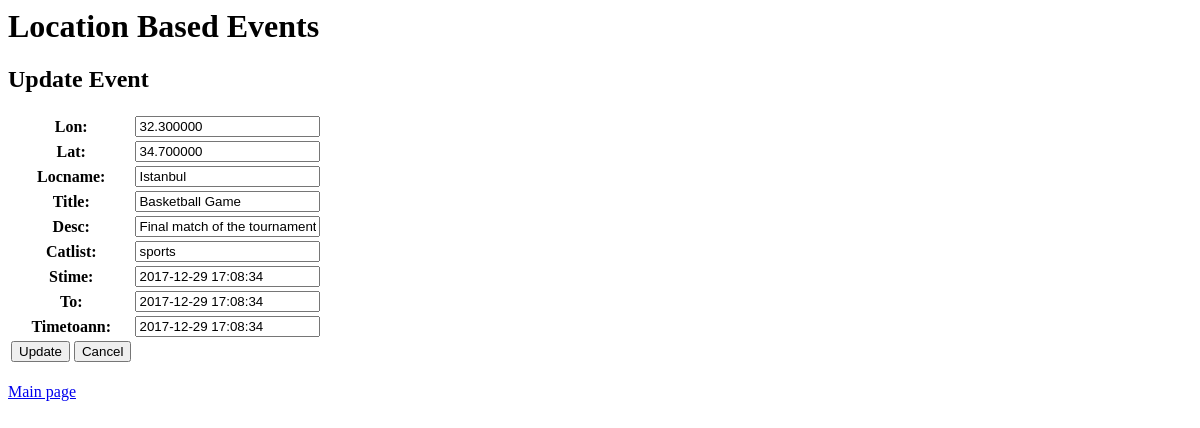
/lbevents/detail/1/1/update (signed in), run on an earlier commit of the app's database.
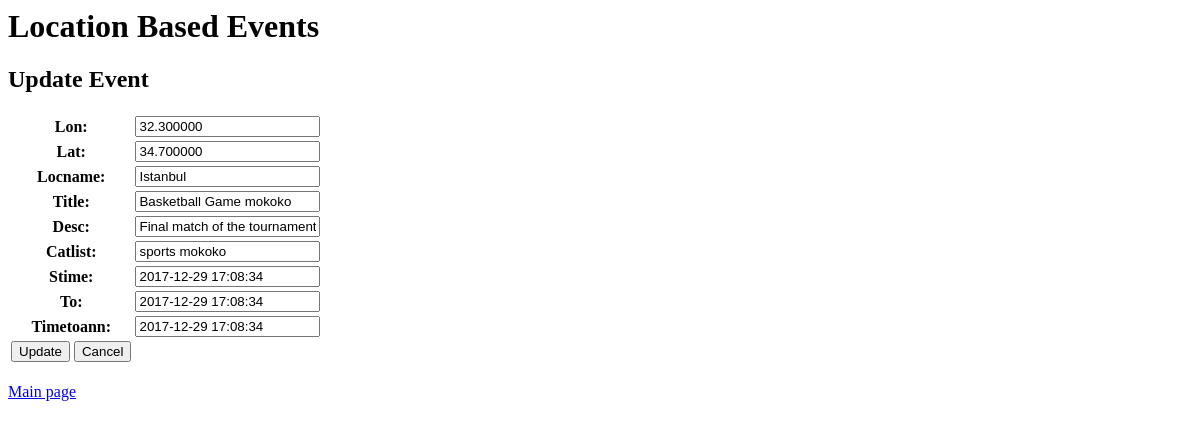
And on a later commit of the database.
### lbevents/models.py (models this page shows, shortened)
class Event(models.Model):
	lon = models.DecimalField(max_digits=9, decimal_places=6, validators=[validate_lon])
	lat = models.DecimalField(max_digits=9, decimal_places=6, validators=[validate_lat])
	locname = models.CharField(max_length=256)
	title = models.CharField(max_length=256)
	desc = models.CharField(max_length=256)
	catlist = models.CharField(max_length=256) # catlist is not a list but a string
	stime = models.DateTimeField()
	to = models.DateTimeField()
	timetoann = models.DateTimeField()
	Map = models.ForeignKey(EventMap, on_delete=models.CASCADE)

### lbevents/views.py (the view)
# urls.py: path('detail/<int:mapid>/<int:eid>/update', views.evupdate, name='evupdate'),
def evupdate(request, mapid = None, eid = None):
	is_attached = check_if_attached(request.session, mapid)
	if not is_attached:
		messages.info(request, 'Please attach to the map the event belongs to.')
		return redirect(detail, mapid=mapid)
	ev = get_object_or_404(Event, pk=eid)
	try:
		if request.POST['submit'] == 'Update': # form submitted
			form = AddUpdateEventForm(request.POST)
			if form.is_valid():
				ev.lon = form.cleaned_data['lon']
				ev.lat = form.cleaned_data['lat']
				ev.locname = form.cleaned_data['locname']
				ev.title = form.cleaned_data['title']
				ev.desc = form.cleaned_data['desc']
				ev.catlist = form.cleaned_data['catlist']
				ev.stime = form.cleaned_data['stime']
				ev.to = form.cleaned_data['to']
				ev.timetoann = form.cleaned_data['timetoann']
				try:
					_datevalidator(ev.stime, ev.to, ev.timetoann)
				except ValueError as e:
					messages.error(request, "Error, " + str(e))
					return render(request, 'eventupdate.html', {'mapid':mapid, 'form':form, 'eid':eid})
				with transaction.atomic():
					ev.save()
				messages.info(request, 'Successfully updated event {}.'.format(ev.title))
				return redirect(detail, mapid=mapid) # to map
			else:
				return render(request, 'eventupdate.html', {'mapid':mapid, 'form':form, 'eid':eid})
		elif request.POST['submit'] == 'Cancel':
			return redirect(detail, mapid=mapid) # to map
		else:
			return render(request, 'error.html', {'message':'Invalid request'})
	except KeyError: # Form not submitted yet, show it
		form = AddUpdateEventForm(instance=ev)
		return render(request, 'eventupdate.html', {'form':form, 'mapid':mapid, 'eid':eid})

### lbevents/forms.py
class AddUpdateEventForm(ModelForm):
    class Meta:
        model = Event
        fields = ['lon', 'lat', 'locname', 'title', 'desc', 'catlist', 'stime', 'to', 'timetoann']

### lbevents/views.py (called while the page is built)
def check_if_attached(session, mapid):
	try:
		is_attached = session['attached_id'] == mapid
		return is_attached
	except KeyError:
		return False

### lbevents/templates/eventupdate.html (shortened to what this page needs)
{% extends "base.html" %}
{% block "body" %}
<h2> Update Event </h2>
<table>
    <form action="{% url 'evupdate' mapid eid %}" method=POST>
    {{ form.as_table }}
    <td><input type="submit" name="submit" value="Update"/>
    <input type="submit" name="submit" value="Cancel"/></td>
    </form>
</table>
{% endblock %}

What changed in the data, as far as the page shows it:
changed Event "Istanbul": title "Basketball Game" → "Basketball Game mokoko"; catlist "sports" → "sports mokoko"
